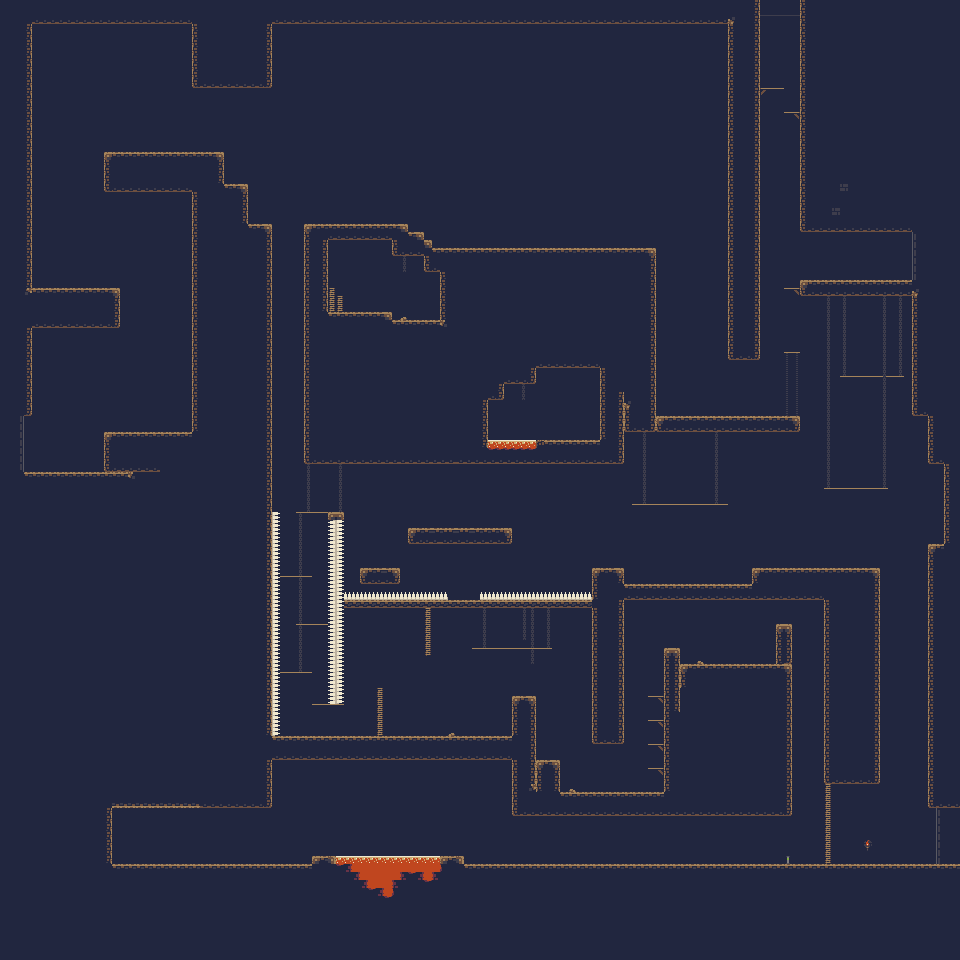

This is a level from a 2D game, rendered from its Tiled map with the project's own tilesets. A one-line summary and the map file follow, with tile-layer data summarised:
An orthogonal 120x120 tile map with 8x8 px tiles, 3 tile layers (background, foreground, door-tiles), 3 tilesets and 101 objects (6x baddie, 5x slime, 5x spikes, 4x wizard, 4x map-change, ...).

<map version="1.2" tiledversion="1.2.4" orientation="orthogonal" renderorder="right-down" width="120" height="120" tilewidth="8" tileheight="8" infinite="0" nextlayerid="13" nextobjectid="400">
 <tileset firstgid="1" source="cavesofgallet_tiles.tsx" />
 <tileset firstgid="97" source="lightsource.tsx" />
 <tileset firstgid="98" source="cavesofgallet_tiles_transparent.tsx" />
 <layer id="1" name="background" width="120" height="120">
  <data>[14400 cells, 14400 non-empty, 20 distinct tile ids]</data>
 </layer>
 <objectgroup id="2" name="lights">
  <object id="103" gid="97" x="896" y="928" width="256" height="160" />
  <object id="390" gid="97" x="-184" y="520" width="256" height="160" />
  <object id="391" gid="97" x="-80" y="936" width="256" height="160" />
  <object id="393" gid="97" x="880" y="352" width="256" height="160" />
  <object id="394" gid="97" x="280" y="944" width="224" height="128" />
  <object id="395" gid="97" x="464" y="464" width="96" height="40" />
 </objectgroup>
 <layer id="3" name="foreground" width="120" height="120">
  <data>[14400 cells, 1826 non-empty, 20 distinct tile ids]</data>
 </layer>
 <objectgroup color="#bc0000" id="4" name="enemies">
  <object id="233" name="baddie" x="664" y="560" />
  <object id="272" name="wizard" x="552" y="744" />
  <object id="273" name="baddie" x="672" y="488" />
  <object id="285" name="wizard" x="472" y="512" />
  <object id="311" name="slime" x="600" y="776" />
  <object id="322" name="slime" x="712" y="648" />
  <object id="323" name="slime" x="760" y="648" />
  <object id="327" name="baddie" x="512" y="632" />
  <object id="328" name="wizard" x="432" y="712" />
  <object id="357" name="baddie" x="864" y="360" />
  <object id="361" name="slime" x="464" y="232" />
  <object id="362" name="slime" x="528" y="232" />
  <object id="367" name="baddie" x="64" y="264" />
  <object id="368" name="baddie" x="152" y="408" />
  <object id="397" name="wizard" x="280" y="848" />
 </objectgroup>
 <objectgroup id="5" name="platforms">
  <object id="194" x="800" y="280" width="112" height="16" />
  <object id="196" x="304" y="248" width="352" height="184" />
  <object id="198" x="656" y="416" width="144" height="16" />
  <object id="215" x="784" y="288" width="16" height="8">
   <properties>
    <property name="jump-through" type="bool" value="true" />
   </properties>
  </object>
  <object id="219" x="784" y="352" width="16" height="8">
   <properties>
    <property name="jump-through" type="bool" value="true" />
   </properties>
  </object>
  <object id="225" x="800" y="0" width="160" height="232" />
  <object id="228" x="824" y="488" width="64" height="8" />
  <object id="229" x="632" y="504" width="96" height="8" />
  <object id="230" x="624" y="584" width="128" height="16" />
  <object id="234" x="912" y="280" width="48" height="136" />
  <object id="237" x="928" y="544" width="32" height="264" />
  <object id="238" x="944" y="464" width="16" height="80" />
  <object id="240" x="928" y="416" width="32" height="48" />
  <object id="241" x="752" y="568" width="128" height="32" />
  <object id="262" x="728" y="0" width="32" height="360" />
  <object id="274" x="592" y="568" width="32" height="32" />
  <object id="275" name="spikes" x="480" y="592" width="112" height="8" />
  <object id="277" name="spikes" x="344" y="592" width="104" height="8" />
  <object id="279" name="spikes" x="328" y="520" width="16" height="184" />
  <object id="281" x="360" y="568" width="40" height="16" />
  <object id="282" x="296" y="512" width="48" height="8">
   <properties>
    <property name="jump-through" type="bool" value="true" />
   </properties>
  </object>
  <object id="283" x="304" y="432" width="320" height="32" />
  <object id="284" x="408" y="528" width="104" height="16" />
  <object id="290" x="280" y="576" width="32" height="8">
   <properties>
    <property name="jump-through" type="bool" value="true" />
   </properties>
  </object>
  <object id="291" x="296" y="624" width="32" height="8">
   <properties>
    <property name="jump-through" type="bool" value="true" />
   </properties>
  </object>
  <object id="295" x="192" y="152" width="32" height="656" />
  <object id="296" x="272" y="736" width="240" height="24" />
  <object id="297" x="824" y="600" width="56" height="184" />
  <object id="298" name="spikes" x="272" y="512" width="8" height="224" />
  <object id="301" x="0" y="864" width="960" height="72" />
  <object id="302" x="512" y="696" width="24" height="120" />
  <object id="305" x="536" y="792" width="144" height="24" />
  <object id="308" x="592" y="600" width="32" height="144" />
  <object id="309" x="664" y="648" width="16" height="144" />
  <object id="312" x="648" y="768" width="16" height="8">
   <properties>
    <property name="jump-through" type="bool" value="true" />
   </properties>
  </object>
  <object id="313" x="648" y="744" width="16" height="8">
   <properties>
    <property name="jump-through" type="bool" value="true" />
   </properties>
  </object>
  <object id="314" x="648" y="720" width="16" height="8">
   <properties>
    <property name="jump-through" type="bool" value="true" />
   </properties>
  </object>
  <object id="315" x="648" y="696" width="16" height="8">
   <properties>
    <property name="jump-through" type="bool" value="true" />
   </properties>
  </object>
  <object id="316" x="536" y="760" width="24" height="32" />
  <object id="318" x="376" y="688" width="8" height="48" />
  <object id="319" x="424" y="608" width="8" height="48" />
  <object id="321" x="680" y="664" width="112" height="152" />
  <object id="326" x="344" y="600" width="248" height="8" />
  <object id="329" x="472" y="648" width="80" height="8" />
  <object id="332" x="0" y="808" width="64" height="56" />
  <object id="335" x="192" y="24" width="80" height="64" />
  <object id="336" x="32" y="0" width="696" height="24" />
  <object id="342" x="0" y="472" width="192" height="336" />
  <object id="344" x="0" y="0" width="32" height="416" />
  <object id="345" x="104" y="432" width="88" height="40" />
  <object id="348" x="32" y="288" width="88" height="40" />
  <object id="349" x="104" y="152" width="88" height="40" />
  <object id="354" x="224" y="184" width="24" height="624" />
  <object id="355" x="248" y="224" width="24" height="584" />
  <object id="356" x="840" y="376" width="64" height="8" />
  <object id="375" x="304" y="224" width="104" height="24" />
  <object id="376" x="408" y="232" width="16" height="16" />
  <object id="377" x="424" y="240" width="8" height="8" />
  <object id="378" x="280" y="672" width="32" height="8">
   <properties>
    <property name="jump-through" type="bool" value="true" />
   </properties>
  </object>
  <object id="379" x="312" y="704" width="32" height="8">
   <properties>
    <property name="jump-through" type="bool" value="true" />
   </properties>
  </object>
  <object id="386" x="776" y="624" width="16" height="40" />
  <object id="387" x="312" y="856" width="24" height="8" />
  <object id="388" x="440" y="856" width="24" height="8" />
  <object id="389" name="spikes" x="336" y="856" width="104" height="8" />
  <object id="396" x="0" y="416" width="8" height="56" />
  </objectgroup>
 <layer id="6" name="door-tiles" width="120" height="120">
  <data>[14400 cells, 10 non-empty, 1 distinct tile ids]</data>
 </layer>
 <objectgroup id="7" name="NOTES" locked="1" />
 <objectgroup id="8" name="door">
  <!-- 1 objects omitted --></objectgroup>
 <objectgroup color="#03c700" id="9" name="powerups" locked="1">
  <!-- 1 objects omitted --></objectgroup>
 <objectgroup color="#0000ff" id="10" name="spawn">
  <!-- 6 objects omitted --></objectgroup>
 <objectgroup color="#be00ffff" id="11" name="triggers">
  <!-- 4 objects omitted --></objectgroup>
 <objectgroup id="12" name="interactables">
  <!-- 2 objects omitted --></objectgroup>
</map>
<!-- 15 of 101 objects omitted -->
